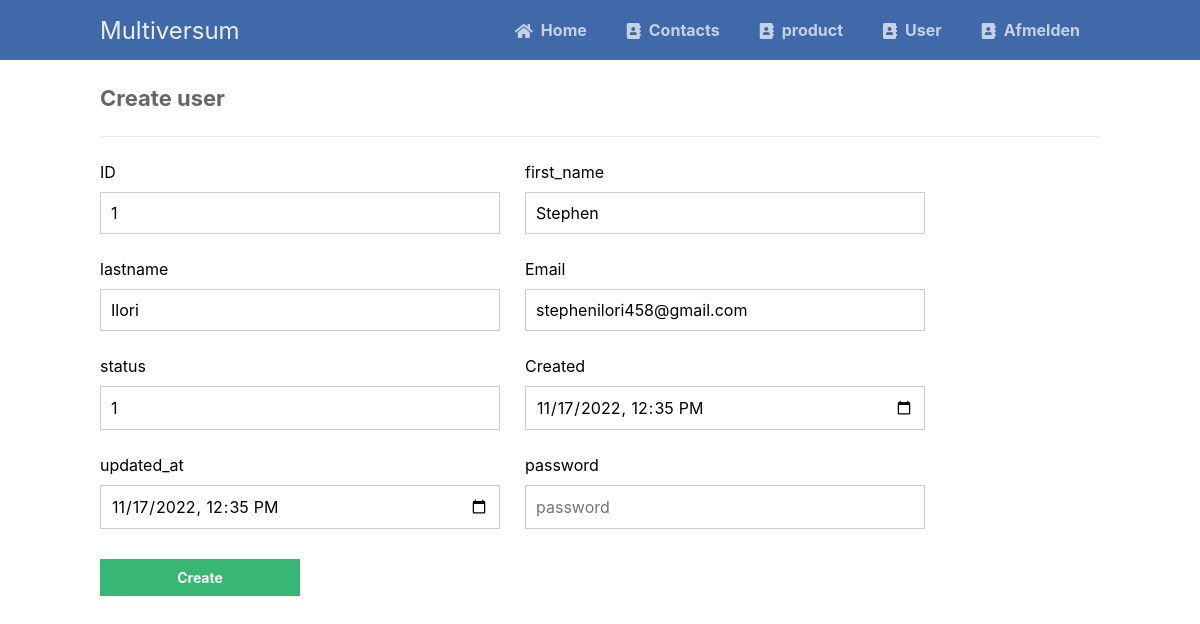
The page /userfile/update.php?id=1 on the database its author committed.
### tables this page shows
CREATE TABLE `user` (
  `id` int(11) NOT NULL,
  `first_name` text NOT NULL,
  `last_name` text NOT NULL,
  `email` varchar(225) NOT NULL,
  `status` int(11) NOT NULL DEFAULT 1,
  `created_at` timestamp NOT NULL DEFAULT current_timestamp(),
  `updated_at` timestamp NOT NULL DEFAULT current_timestamp(),
  `password` varchar(225) NOT NULL
);

### userfile/update.php (the view, shortened to what this page needs)
<?php
include '../functions/functions.php';
$pdo = pdo_connect_mysql();
if (isset($_GET['id'])) {
    $stmt = $pdo->prepare('SELECT * FROM user WHERE id = ?');
    $stmt->execute([$_GET['id']]);
    $contact = $stmt->fetch(PDO::FETCH_ASSOC);
} else {
    exit('No ID specified!');
}
?>
<?=template_header('Create')?>
<div class="content update">
	<h2>Create user</h2>
    <form action="create.php" method="post">
        <label for="id">ID</label>
        <label for="name">first_name</label>
        <input type="text" name="id" placeholder="26" value="<?=$contact['id']?>" id="id">
        <input type="text" name="first_name" placeholder="John Doe" value="<?=$contact['first_name']?>" id="name">
        <label for="email">lastname</label>
        <label for="email">Email</label>
        <input type="text" name="last_name" placeholder="last_name" value="<?=$contact['last_name']?>" id="email">
        <input type="email" name="email" placeholder="johndoe@example.com" value="<?=$contact['email']?>" id="email">
        <label for=" subject">status</label>
        <label for="created">Created</label>
        <input type="text" name="status" placeholder="Employee" value="1" id="title">
        <input type="datetime-local" name="created" value="<?=date('Y-m-d\TH:i')?>" id="created">
        <label for="created">updated_at</label>
        <label for="created">password</label>
        <input type="datetime-local" name="updated_at" value="<?=date('Y-m-d\TH:i')?>" id="created">
        <input type="password" name="password" placeholder="password" value="<?=$contact['password']?>"  id="email">
        <input type="submit" value="Create">
    </form>
</div>
<?=template_footer()?>

### css/Stylesheet.css (style rules this page uses)
* { box-sizing: border-box; font-family: -apple-system, BlinkMacSystemFont, "segoe ui", roboto, oxygen, ubuntu, cantarell, "fira sans", "droid sans", "helvetica neue", Arial, sans-serif; font-size: 16px; -webkit-font-smoothing: antialiased; -moz-osx-font-smoothing: grayscale; }
body { background-color: #FFFFFF; margin: 0; }
.content { width: 1000px; margin: 0 auto; }
.content h2 { margin: 0; padding: 25px 0; font-size: 22px; border-bottom: 1px solid #ebebeb; color: #666666; }
.update form { padding: 15px 0; display: flex; flex-flow: wrap; }
.update form label { display: inline-flex; width: 400px; padding: 10px 0; margin-right: 25px; }
.update form input { padding: 10px; width: 400px; margin-right: 25px; margin-bottom: 15px; border: 1px solid #cccccc; }
.update form input[type="submit"] { display: block; background-color: #38b673; border: 0; font-weight: bold; font-size: 14px; color: #FFFFFF; cursor: pointer; width: 200px; margin-top: 15px; }

### rows shown on the page
user: id "1", first_name "Stephen", last_name "Ilori", email "stephenilori458@gmail.com"
